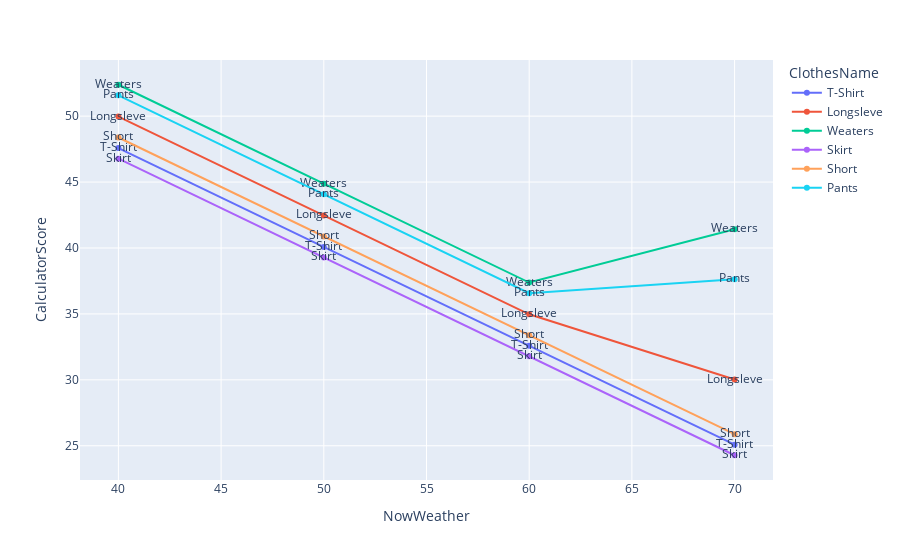

Source (notebook cell):
### Code cell
list_sigle_show_composite = []
for now_humd in range(40, 80, 10):
    for iloc_count in range(len(df_sigle)):
        calculator = weather_result_composite(user_weatherLike, 30, # 10 , 23 , 30
                                            df_sigle.iloc[iloc_count].ClothesName, df_sigle.iloc[iloc_count].WeatherScore
                                            ,now_humd)
        
        list_sigle_show_composite.append([now_humd, 
                                    df_sigle.iloc[iloc_count].ClothesName, 
                                    df_sigle.iloc[iloc_count].WeatherScore, 
                                    calculator])
        
df_sigle_show_composite = pd.DataFrame(list_sigle_show_composite, columns=["NowWeather", "ClothesName", "WeatherScore","CalculatorScore"])




fig = px.line(df_sigle_show_composite,     
    x = 'NowWeather',
    y = 'CalculatorScore',
    color = 'ClothesName',
    text= "ClothesName")
fig.show()

# fig = px

### Figure 1 — Plotly figure (JSON) as saved in the notebook; plotly's stock layout.template omitted (floating-point values rounded to 4 significant figures)
{"data": [{"hovertemplate": "ClothesName=%{text}<br>NowWeather=%{x}<br>CalculatorScore=%{y}<extra></extra>", "legendgroup": "T-Shirt", "line": {"color": "#636efa", "dash": "solid"}, "marker": {"symbol": "circle"}, "mode": "markers+text+lines", "name": "T-Shirt", "orientation": "v", "showlegend": true, "text": ["T-Shirt", "T-Shirt", "T-Shirt", "T-Shirt"], "type": "scatter", "x": [40, 50, 60, 70], "xaxis": "x", "y": [47.58, 40.08, 32.58, 25.08], "yaxis": "y"}, {"hovertemplate": "ClothesName=%{text}<br>NowWeather=%{x}<br>CalculatorScore=%{y}<extra></extra>", "legendgroup": "Longsleve", "line": {"color": "#EF553B", "dash": "solid"}, "marker": {"symbol": "circle"}, "mode": "markers+text+lines", "name": "Longsleve", "orientation": "v", "showlegend": true, "text": ["Longsleve", "Longsleve", "Longsleve", "Longsleve"], "type": "scatter", "x": [40, 50, 60, 70], "xaxis": "x", "y": [49.97, 42.47, 34.97, 30.02], "yaxis": "y"}, {"hovertemplate": "ClothesName=%{text}<br>NowWeather=%{x}<br>CalculatorScore=%{y}<extra></extra>", "legendgroup": "Weaters", "line": {"color": "#00cc96", "dash": "solid"}, "marker": {"symbol": "circle"}, "mode": "markers+text+lines", "name": "Weaters", "orientation": "v", "showlegend": true, "text": ["Weaters", "Weaters", "Weaters", "Weaters"], "type": "scatter", "x": [40, 50, 60, 70], "xaxis": "x", "y": [52.38, 44.88, 37.38, 41.42], "yaxis": "y"}, {"hovertemplate": "ClothesName=%{text}<br>NowWeather=%{x}<br>CalculatorScore=%{y}<extra></extra>", "legendgroup": "Skirt", "line": {"color": "#ab63fa", "dash": "solid"}, "marker": {"symbol": "circle"}, "mode": "markers+text+lines", "name": "Skirt", "orientation": "v", "showlegend": true, "text": ["Skirt", "Skirt", "Skirt", "Skirt"], "type": "scatter", "x": [40, 50, 60, 70], "xaxis": "x", "y": [46.77, 39.28, 31.78, 24.28], "yaxis": "y"}, {"hovertemplate": "ClothesName=%{text}<br>NowWeather=%{x}<br>CalculatorScore=%{y}<extra></extra>", "legendgroup": "Short", "line": {"color": "#FFA15A", "dash": "solid"}, "marker": {"symbol": "circle"}, "mode": "markers+text+lines", "name": "Short", "orientation": "v", "showlegend": true, "text": ["Short", "Short", "Short", "Short"], "type": "scatter", "x": [40, 50, 60, 70], "xaxis": "x", "y": [48.38, 40.88, 33.38, 25.88], "yaxis": "y"}, {"hovertemplate": "ClothesName=%{text}<br>NowWeather=%{x}<br>CalculatorScore=%{y}<extra></extra>", "legendgroup": "Pants", "line": {"color": "#19d3f3", "dash": "solid"}, "marker": {"symbol": "circle"}, "mode": "markers+text+lines", "name": "Pants", "orientation": "v", "showlegend": true, "text": ["Pants", "Pants", "Pants", "Pants"], "type": "scatter", "x": [40, 50, 60, 70], "xaxis": "x", "y": [51.58, 44.08, 36.57, 37.62], "yaxis": "y"}], "layout": {"legend": {"title": {"text": "ClothesName"}, "tracegroupgap": 0}, "margin": {"t": 60}, "xaxis": {"anchor": "y", "domain": [0, 1], "title": {"text": "NowWeather"}}, "yaxis": {"anchor": "x", "domain": [0, 1], "title": {"text": "CalculatorScore"}}}}
